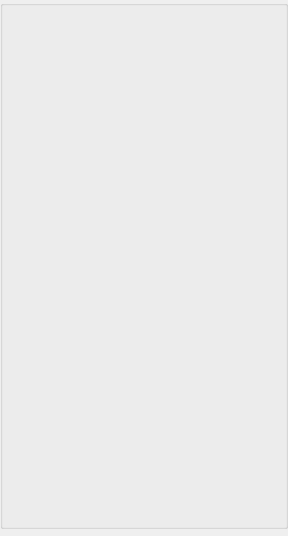
<?xml version="1.0" encoding="UTF-8"?>
<ui version="4.0">
 <class>AppletChooseThumbnailUi</class>
 <widget class="QWidget" name="AppletChooseThumbnailUi">
  <property name="modal" stdset="0">
   <bool>false</bool>
  </property>
  <property name="windowModality">
   <enum>Qt::WindowModality::ApplicationModal</enum>
  </property>
  <property name="geometry">
   <rect>
    <x>0</x>
    <y>0</y>
    <width>288</width>
    <height>536</height>
   </rect>
  </property>
  <property name="sizePolicy">
   <sizepolicy hsizetype="Expanding" vsizetype="Expanding">
    <horstretch>0</horstretch>
    <verstretch>0</verstretch>
   </sizepolicy>
  </property>
  <property name="windowTitle">
   <string>Choose Thumbnail</string>
  </property>
  <property name="windowOpacity">
   <double>1.000000000000000</double>
  </property>
  <property name="toolTip">
   <string/>
  </property>
  <property name="sizeGripEnabled" stdset="0">
   <bool>true</bool>
  </property>
  <layout class="QGridLayout" name="gridLayout">
   <property name="leftMargin">
    <number>0</number>
   </property>
   <property name="topMargin">
    <number>0</number>
   </property>
   <property name="rightMargin">
    <number>0</number>
   </property>
   <property name="bottomMargin">
    <number>7</number>
   </property>
   <property name="horizontalSpacing">
    <number>0</number>
   </property>
   <item row="0" column="0">
    <widget class="QGroupBox" name="ItemsGroupBox">
     <property name="minimumSize">
      <size>
       <width>0</width>
       <height>0</height>
      </size>
     </property>
     <property name="title">
      <string/>
     </property>
     <layout class="QVBoxLayout" name="verticalLayout">
      <item>
       <widget class="QLabel" name="m_StatusLabel">
        <property name="text">
         <string notr="true"/>
        </property>
       </widget>
      </item>
      <item>
       <widget class="QLabel" name="m_InfoLabel">
        <property name="text">
         <string/>
        </property>
       </widget>
      </item>
      <item>
       <widget class="ThumbnailEditWidget" name="m_ThumbnailEditWidget" native="true">
        <property name="sizePolicy">
         <sizepolicy hsizetype="Expanding" vsizetype="Expanding">
          <horstretch>0</horstretch>
          <verstretch>0</verstretch>
         </sizepolicy>
        </property>
       </widget>
      </item>
     </layout>
    </widget>
   </item>
  </layout>
 </widget>
 <customwidgets>
  <customwidget>
   <class>ThumbnailEditWidget</class>
   <extends>QWidget</extends>
   <header>ThumbnailEditWidget.h</header>
   <container>1</container>
  </customwidget>
 </customwidgets>
 <resources/>
 <connections/>
</ui>
